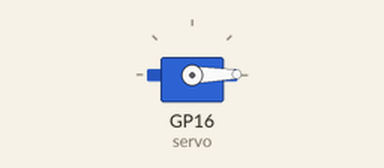
The program below on a simulated Raspberry Pi Pico running MicroPython. Parts: servo. Servo angles are drawn from the pulse width (0.5 ms = 0°, 2.5 ms = 180°).

Above: at 0.05 s.
At 3.25 s:
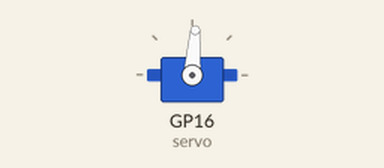
At 6.45 s:
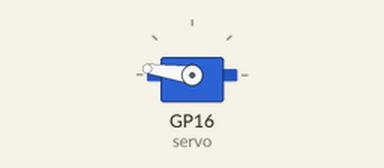
At 12.9 s:
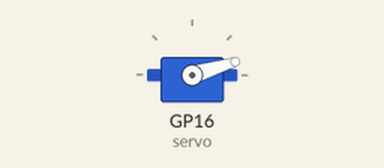
Timing chart, 0 to 17.6 s (numbered marks = the images above):
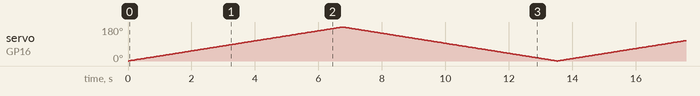

The program:

Servo_Motor.py
```python
# Servo motor = 180 degrees
# 20ms = PWM
#1ms On + 19ms Off = -90 degrees
#2ms On + 18ms Off = +90 degrees
#1.5ms On + 18.5ms Off = 0 degrees

# freq = 1 / T = 1 / 20ms = 50Hz

import machine
import time

servo = machine.Pin(16,machine.Pin.OUT)

pwm = machine.PWM(servo)

pwm.freq(50)

while True:
    #pwm.duty_u16(4915)  # 0 degrees
    #pwm.duty_u16(1639)  # -90 degrees
    #pwm.duty_u16(8192)  # +90 degrees
    for i in range(1639,8192,1):
        pwm.duty_u16(i)
        time.sleep(0.001)
    for i in range(8192,1639,-1):
        pwm.duty_u16(i)
        time.sleep(0.001)
```
